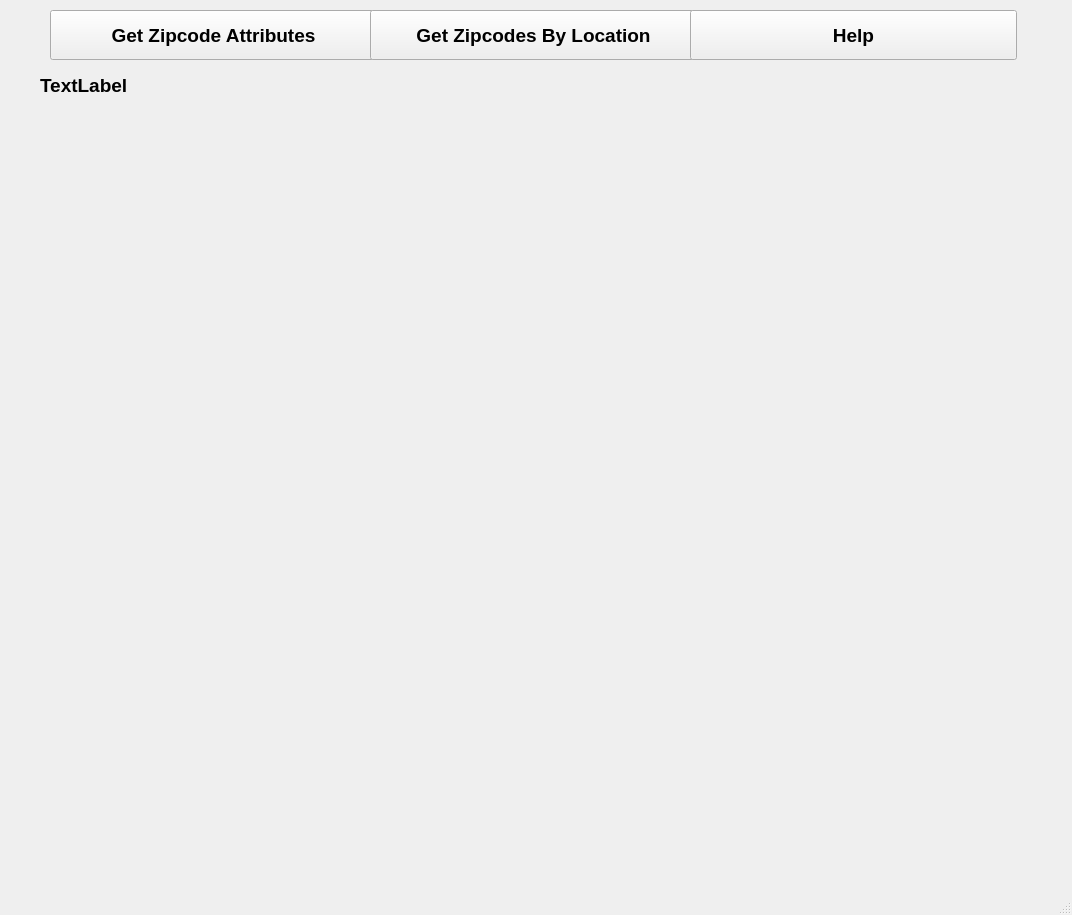
<?xml version="1.0" encoding="UTF-8"?>
<ui version="4.0">
 <class>MainWindow</class>
 <widget class="QMainWindow" name="MainWindow">
  <property name="geometry">
   <rect>
    <x>0</x>
    <y>0</y>
    <width>1072</width>
    <height>915</height>
   </rect>
  </property>
  <property name="font">
   <font>
    <family>Arial</family>
    <pointsize>14</pointsize>
    <weight>75</weight>
    <bold>true</bold>
   </font>
  </property>
  <property name="windowTitle">
   <string>MainWindow</string>
  </property>
  <widget class="QWidget" name="centralwidget">
   <widget class="QPushButton" name="ZipCodeAttributesbutton">
    <property name="geometry">
     <rect>
      <x>50</x>
      <y>10</y>
      <width>327</width>
      <height>50</height>
     </rect>
    </property>
    <property name="font">
     <font>
      <family>Arial</family>
      <pointsize>14</pointsize>
      <weight>75</weight>
      <bold>true</bold>
     </font>
    </property>
    <property name="text">
     <string>Get Zipcode Attributes</string>
    </property>
   </widget>
   <widget class="QPushButton" name="ZipCodeListsbutton">
    <property name="geometry">
     <rect>
      <x>370</x>
      <y>10</y>
      <width>327</width>
      <height>50</height>
     </rect>
    </property>
    <property name="font">
     <font>
      <weight>75</weight>
      <bold>true</bold>
     </font>
    </property>
    <property name="text">
     <string>Get Zipcodes By Location</string>
    </property>
   </widget>
   <widget class="QLabel" name="ZipCodesplash">
    <property name="geometry">
     <rect>
      <x>40</x>
      <y>60</y>
      <width>121</width>
      <height>51</height>
     </rect>
    </property>
    <property name="text">
     <string>TextLabel</string>
    </property>
   </widget>
   <widget class="QWidget" name="verticalLayoutWidget">
    <property name="geometry">
     <rect>
      <x>30</x>
      <y>170</y>
      <width>1001</width>
      <height>661</height>
     </rect>
    </property>
    <layout class="QVBoxLayout" name="CensusLayout">
     <property name="sizeConstraint">
      <enum>QLayout::SetNoConstraint</enum>
     </property>
    </layout>
   </widget>
   <widget class="QPushButton" name="ZipCodeHelpbutton">
    <property name="geometry">
     <rect>
      <x>690</x>
      <y>10</y>
      <width>327</width>
      <height>50</height>
     </rect>
    </property>
    <property name="font">
     <font>
      <weight>75</weight>
      <bold>true</bold>
     </font>
    </property>
    <property name="text">
     <string>Help</string>
    </property>
   </widget>
  </widget>
  <widget class="QStatusBar" name="statusbar"/>
 </widget>
 <resources/>
 <connections/>
</ui>
